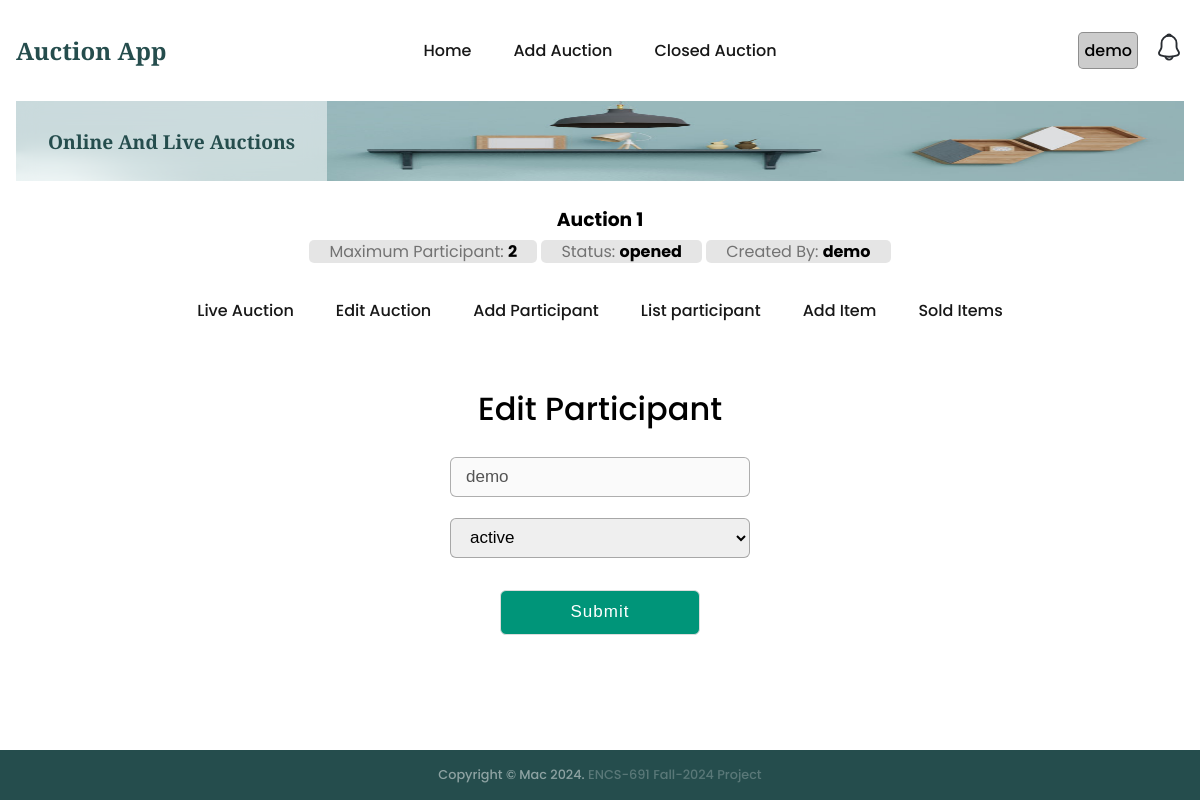
Screenshot of /auction/1/participant/1/edit (signed in) with the database file from the repository.
### auctions/models.py (models this page shows, shortened)
class Auction(models.Model):
    name = models.CharField(max_length=200)
    description = models.CharField(max_length=200)
    status = models.CharField(max_length=200, default='opened')
    auction1 = models.CharField(max_length=200, default='0')
    maxparticipant = models.CharField(max_length=200, default='0')
    username = models.CharField(max_length=200, default='-')
    createdat = models.DateTimeField(default=timezone.now)

class Participant(models.Model):
    auctionid = models.CharField(max_length=200)
    userid = models.CharField(max_length=200)
    username = models.CharField(max_length=200)
    status = models.CharField(max_length=200)
    createdat = models.DateTimeField(default=timezone.now)

### auctions/views.py (the view)
# urls.py: path('auction/<int:aid>/participant/<int:pid>/edit', views.editParticipant, name='editParticipant'),
@login_required
def editParticipant(req, aid, pid):
    participant = getRecordByPk(Participant, pid)
    auction = getRecordByPk(Auction, aid)
    if not auction or not participant:
        return index(req)
    if req.method == 'POST':
        return doEditparticipant(req, aid, pid)
    context = {'auction': auction, 'participant':participant, 'participantStatus':participantStatus}
    return render(req, 'auctions/editParticipant.html', context=context)

### auctions/utils.py (called while the page is built)
def getRecordByPk(model, id):
    try:
        record = model.objects.get(pk=id)
    except (KeyError, model.DoesNotExist):
        logging.error('getRecordByPk: model does not exist')
        return None
    else:
        return record

### templates/auctions/editParticipant.html (shortened to what this page needs)
{% extends "auctions/auctionBase.html" %}
{% block auction_content %}
<div class="addContact container_main">
  <div class="registration form">
    <header>Edit Participant</header>
    <form action="{% url 'auctions:editParticipant' auction.id participant.id %}" method="post" enctype="multipart/form-data">
      <div class="auction-flex">
        <input name="username" disabled id="participant" value="{{ participant.username }}"></input>
        {% if participantStatus %}
        <select name="status" id="status">
          {% for status in participantStatus %}
            {% if participant.status == status %}
              <option value="{{status}}" selected>{{status}}</option>
            {% else %}
              <option value="{{status}}">{{status}}</option>
            {% endif %}
          {% endfor %}
        </select>
        {% endif %}
      </div>
      <button type="submit" class="button">Submit</button>
    </form>
  </div>
</div>
{% endblock %}

### templates/auctions/auctionBase.html
{% extends "base.html" %}
{% block content %}
<section class="section__container product__container" id="product">
    <div class="auctionbase__header">
        <a href="{% url 'auctions:auctionIndex' auction.id %}">
            <h3>{{auction.name}}</h3>
            <span>Maximum Participant: <strong>{{auction.maxparticipant}}</strong></span>
            <span>Status: <strong>{{auction.status}}</strong></span>
            <span>Created By: <strong>{{auction.username}}</strong></span>
        </a>
    </div>
    <nav>
        <ul class="nav__links auction__nav__links" id="nav-links">
            {% if auction %}
                {% with current_url=request.get_full_path %}
                    {% url 'auctions:auctionIndex' auction.id as url %}
                    <li class="{% if current_url == url %} active-menu {%endif%}">
                        <a href="{{ url }}">Live Auction</a>
                    </li>
                    {% url 'auctions:editAuction' auction.id as url %}
                    <li class="{% if current_url == url %} active-menu {%endif%}">
                        <a href="{{ url }}">Edit Auction</a>
                    </li>
                    {% url 'auctions:addParticipant' auction.id as url %}
                    <li class="{% if current_url == url %} active-menu {%endif%}">
                        <a href="{{ url }}">Add Participant</a>
                    </li>
                    {% url 'auctions:listParticipant' auction.id as url %}
                    <li class="{% if current_url == url %} active-menu {%endif%}">
                        <a href="{{ url }}">List participant</a>
                    </li>
                    {% url 'auctions:addItem' auction.id as url%}
                    <li class="{% if current_url == url %} active-menu {%endif%}">
                        <a href="{{ url }}">Add Item</a>
                    </li>
                    {% url 'auctions:getSoldItems' auction.id as url %}
                    <li class="{% if current_url == url %} active-menu {%endif%}">
                        <a href="{{ url }}">Sold Items</a>
                    </li>
                {% endwith %}
            {% endif %}
        </ul>
    </nav>
    {% include "auctions/message.html" %}
    {% block auction_content %}{% endblock %}
</section>
{% endblock %}

### templates/base.html (shortened to what this page needs)
{% load static %}
<!DOCTYPE html>
<html lang="en">
<head>
  <link rel="stylesheet" href="{% static 'css/styles.css' %}" />
</head>
<body>
  <div id="main-container">
    <nav>
      <div class="nav__header">
        <div class="nav__logo">
          <a href="{% url 'auctions:index' %}" class="logo">Auction App</a>
        </div>
      </div>
      <ul class="nav__links" id="nav-links">
        {% with current_url=request.get_full_path %}
        {% url 'auctions:index' as url %}
        <li class="{% if current_url == url %} active-menu {%endif%}">
          <a href="{{url}}">Home</a>
        </li>
        {% url 'auctions:addAuction' as url %}
        <li class="{% if current_url == url %} active-menu {%endif%}">
          <a href="{{url}}">Add Auction</a>
        </li>
        {% url 'auctions:closedAuction' as url %}
        <li class="{% if current_url == url %} active-menu {%endif%}">
          <a href="{{url}}">Closed Auction</a>
        </li>
        {% endwith %}
      </ul>
      <div class="nav__notification" id="nav-notification">
        {% if user.is_authenticated %}
        <div class="user-container">
          <div id="systemuser">{{user.username}}</div>
        </div>
        <div class="notification-icon" hx-get="{% url 'auctions:notification' %}?type=list" hx-target="#modal-content">
        </div>
        {% else %}
        <a href="{% url 'users:login' %}">Login</a>
        {% endif %}
      </div>
    </nav>
    <header class="section__container header__container" id="home">
      <div class="header__image">
        <img src="{% static 'images/header.png' %}" alt="header" />
      </div>
      <div class="header__content">
        <div>
          <h1>Online And Live Auctions</h1>
        </div>
      </div>
    </header>
    {% block content %}{% endblock %}
  </div>
  <footer class="footer" id="contact">
    <div class="footer__bar">
      Copyright © Mac 2024. <span class="footer-span">ENCS-691 Fall-2024 Project</span>
    </div>
  </footer>
</body>
</html>

### rows the page displays
Auction: name "Auction 1", maxparticipant "2", status "opened", username "demo"
Participant: username "demo", status "active"

### other values shown
{{ user.username }} "demo"
